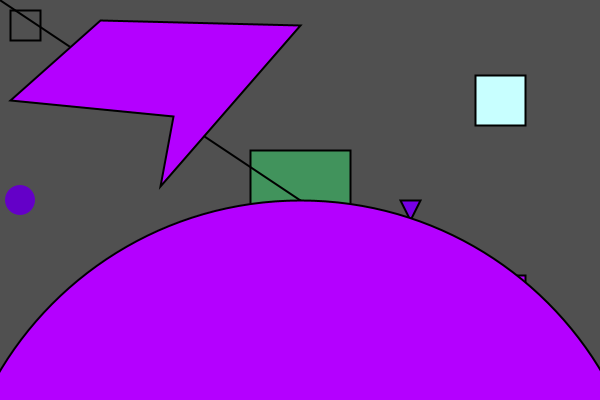
Frame 1 (no input)
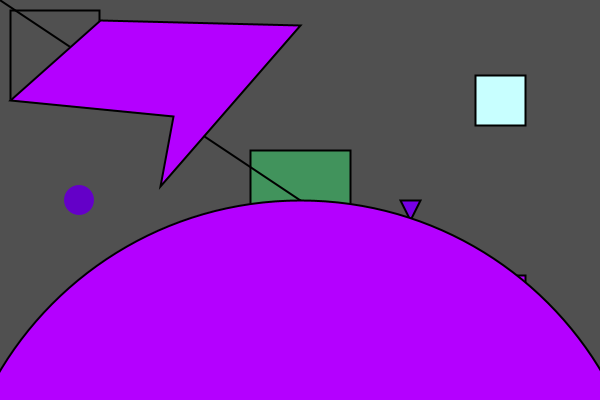
Frame 60 (the mouse pressed at the canvas centre just before this capture)
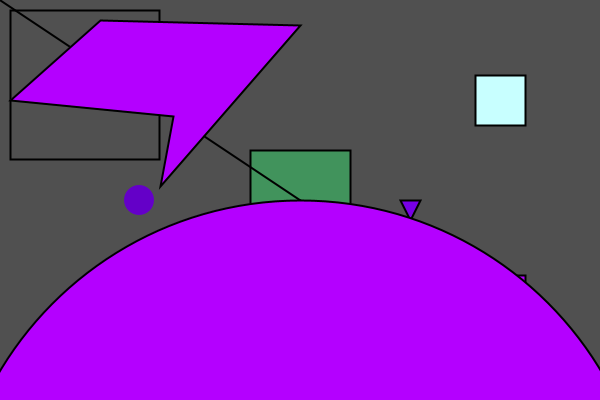
Frame 120 (the mouse held since frame 60 and released just before this capture)

The Processing sketch that drew these frames (run headless with seeded random() and noise(); from frame 60 on, the mouse is pressed at the canvas centre):

// Processing sketch: processing_32295
// ── processing_32295.pde

/*

 Liz Rutledge
 August 3, 2011
 Geometry!
 
 
 */


int numFish = 5;
String typeOfFish = "clown";

boolean isOrange = false;
float kitten = 5.0;
float dog = 5.9;
String yay = "yay!!!!!!"; 
float rectangleWidth = 30;
float circleX = 20;
  
  

void setup() {
  size(600, 400);
  background(80);
  frameRate(30); 
  smooth();
}

void draw() {
  
  background(80);
  
  // square colors 
  fill(#41935c);
  stroke(0);
  strokeWeight(2);

  //rect (draw a square!)
  rectMode(CENTER);
  rect(width/2, height/2, 100, 100);

  //quad(x1, y1, x2, y2, x2, y3, x4, y4)
  noFill();
  quad(10, 10, 10 + rectangleWidth, 10, 10 +rectangleWidth, 10 +rectangleWidth, 10, 10 +rectangleWidth);


  //change colors!
  fill(100, 0, 200);
  stroke(70, 0, 160);
  strokeWeight(5);

  //draw a circle!
  noStroke();
  ellipseMode(CENTER);
  ellipse(circleX, height/2, 30 , 30);


  //restore colors
  fill(120, 0, 230);
  stroke(0);
  strokeWeight(2);


  //draw a line!
  line(0, 0, width, height);

  //draw a triangle!
  strokeWeight(2);
  stroke(0);
  triangle(400, 200, 420, 200, 410, 220);

  point(width/2, height/2);

  colorMode(RGB);
  fill(200, 255, 255);
  rect(500, 100, 50, 50);


  colorMode(HSB);
  fill(200, 255, 255);
  rect(500, 300, 50, 50);
  colorMode(RGB);
  
  //draw a crazy shape!!!
  beginShape();
  vertex(100, 20);
  vertex(300,25);
  vertex(20*8, (432-60)/2);
  vertex(173, 233/2);
  vertex(10,100);
  vertex(100, 20);
  endShape();

  ellipseMode(CORNER);
  ellipse(width/2 -350, height-200, 700,700);
  
/*  
  println(5);
  println(5+8);
  println(5.0/8.0);
  print("this should be 3: ");
  println(8%5);
*/

  
 
 //can you please add 5 to kitten;
 kitten = (kitten+3.0)/2;
 
 
 
 println(kitten);
 
 
 rectangleWidth = rectangleWidth + 1;
 circleX = circleX +1;
}
